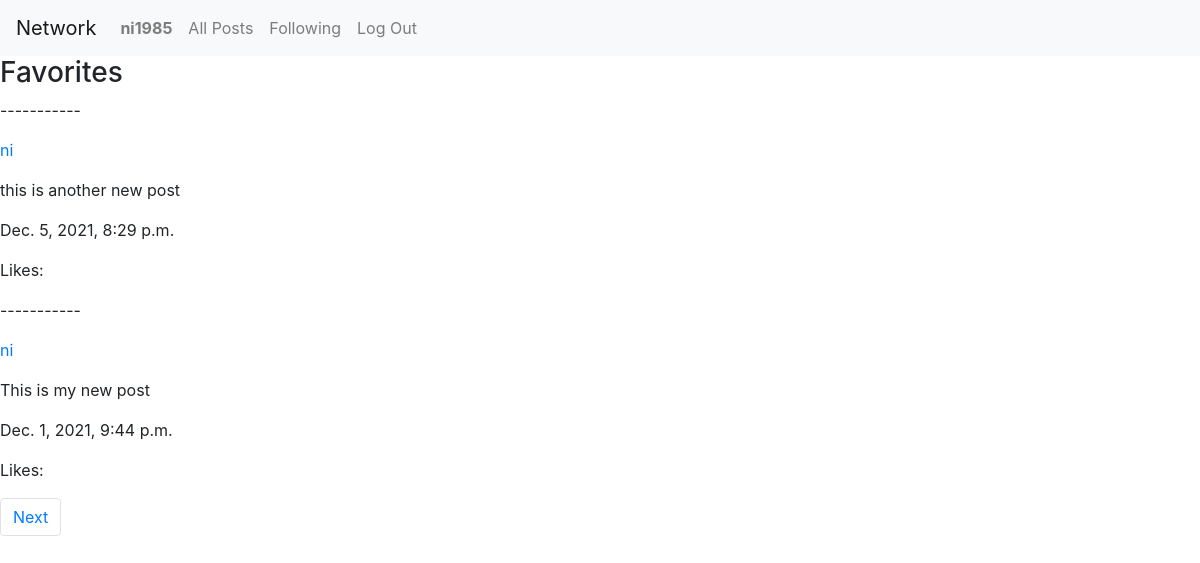
Page /favorites (signed in) on the earlier database version.
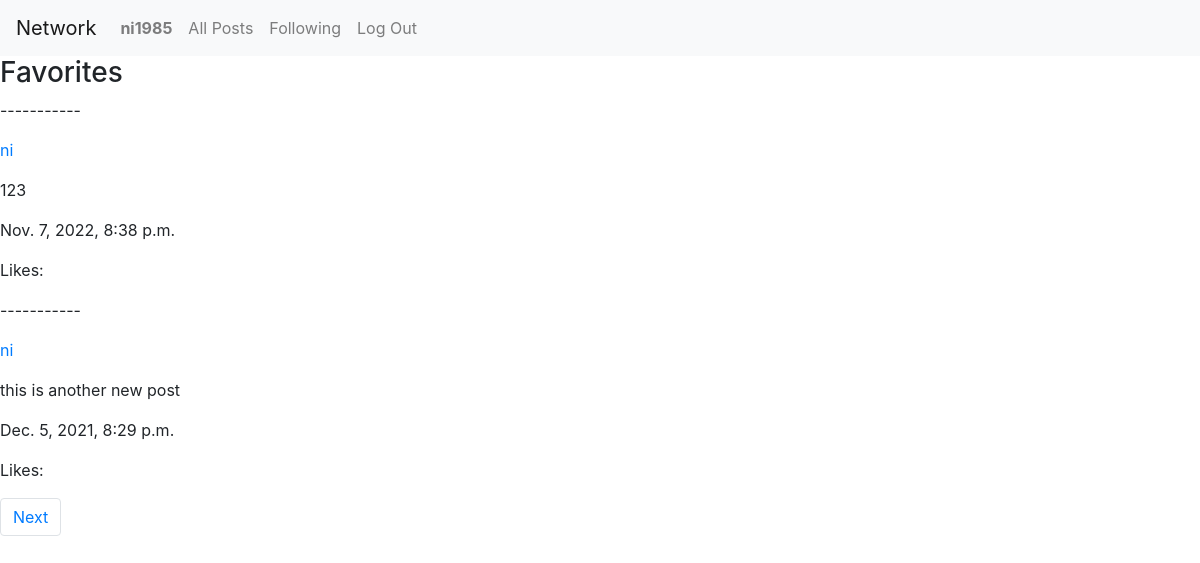
Same page on the later database version.
### network/models.py (models this page shows)
class Post(models.Model):
    creator = models.ForeignKey(
        User,
        on_delete = models.CASCADE)
    post_text = models.TextField()
    post_time = models.DateTimeField(auto_now_add=True)
    likes = models.ManyToManyField(
        User,
        blank = True,
        related_name = 'Likes'
    )
    def count_likes(self):
        return str(self.likes.count())
    def __str__(self):
        return f"Post id {self.id}; User: {self.creator}; Likes: {self.count_likes()}"

class User(AbstractUser):
    pass

### network/views.py (the view)
# urls.py: path("favorites", views.favorites, name="favorites"),
@login_required
def favorites(request):
    follows = Follow.objects.filter(user_id__username = request.user)
    follows_users = follows.values_list('subscribed__username', flat=True)
    follows_nr = len(follows_users)
    user_post = Post.objects.filter(creator__username__in = follows_users).order_by('-post_time')
    page_number = request.GET.get('page')
    paginator = Paginator(user_post, per_page = 2)
    page_obj = paginator.get_page(page_number)
    print(user_post)
    return render(request, "network/favorites.html", {
        'posts': page_obj
    })

### network/templates/network/favorites.html (shortened to what this page needs)
{% extends "network/layout.html" %}
{% block body %}
    <h3>Favorites</h3>
    <div>
        {% for post in posts %}
        <div>
            <p>-----------</p>
            <a href="{% url 'profile' post.creator %}"><p>{{ post.creator }}</p></a>
            <p>{{ post.post_text }}</p>
            <p>{{ post.post_time }}</p>
            <p>Likes: {{ post.post_likes }}</p>
        </div>
        {% endfor %}
    </div>
    <nav aria-label="Page navigation">
        <ul class="pagination">
        {% if posts.has_next %}
            <li class="page-item"><a class="page-link" href="?page={{ posts.next_page_number }}">Next</a></li>
        {% endif %}
        </ul>
    </nav>
{% endblock %}

Differences in the rows shown:
no longer on this page (row unchanged): Post: creator "ni", post_text "This is my new post", post_time "Dec. 1, 2021, 9:44 p.m."
added Post: creator "ni", post_text "123", post_time "Nov. 7, 2022, 8:38 p.m."
